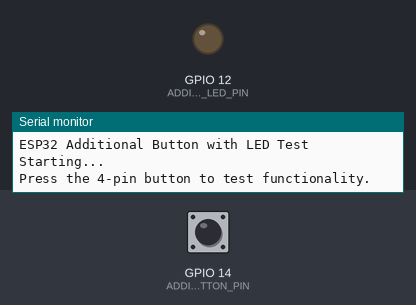
Bench run of a sketch on a simulated ESP32. On the bench: output pins drawn as LEDs (lit = HIGH), the last lines printed to the serial monitor. Inputs (shaded band) come from the test bench; at power-on: GPIO 14 (ADDITIONAL_BUTTON_PIN) HIGH.

Above: at 1.2 s.
1.3 s: GPIO 14 (ADDITIONAL_BUTTON_PIN) pulled LOW for 0.15 s
At 1.38 s:
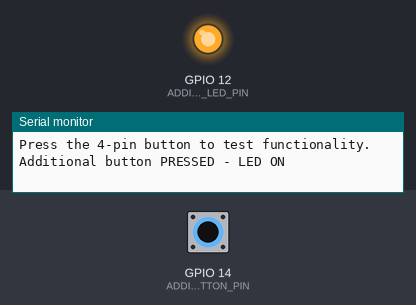
2.9 s: GPIO 14 (ADDITIONAL_BUTTON_PIN) pulled LOW for 3.2 s
At 7.2 s:
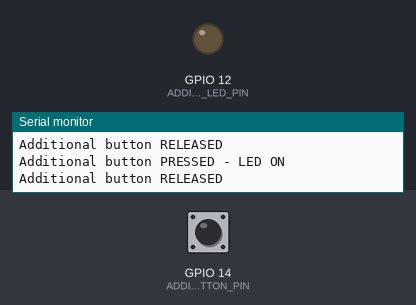
Timing chart, 0 to 8.7 s (numbered marks = the images above; inputs shaded):
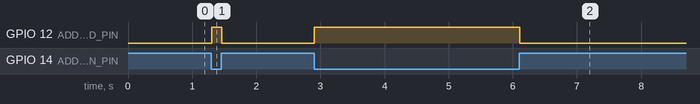

The sketch:

button_test.ino
```cpp
/*
 * Button test script for ESP32 Keyless System
 * Tests the additional 4-pin button with LED according to your wiring guide
 */

// Define pins according to your updated wiring guide
const int ADDITIONAL_BUTTON_PIN = 14;  // Additional button pin 1 connected to GPIO 14
const int ADDITIONAL_LED_PIN = 12;     // Additional button LED anode connected to GPIO 12

void setup() {
  // Initialize button pin as input with internal pull-up resistor
  pinMode(ADDITIONAL_BUTTON_PIN, INPUT_PULLUP);

  // Initialize LED pin as output
  pinMode(ADDITIONAL_LED_PIN, OUTPUT);

  // Initialize LED to OFF state
  digitalWrite(ADDITIONAL_LED_PIN, LOW);

  Serial.begin(115200);
  Serial.println("ESP32 Additional Button with LED Test Starting...");
  Serial.println("Press the 4-pin button to test functionality.");
}

void loop() {
  // Read the state of the additional button
  int buttonState = digitalRead(ADDITIONAL_BUTTON_PIN);

  // Check if button is pressed (LOW because of INPUT_PULLUP)
  if(buttonState == LOW) {
    // Turn ON the LED when button is pressed
    digitalWrite(ADDITIONAL_LED_PIN, HIGH);

    Serial.println("Additional button PRESSED - LED ON");

    // Debounce delay to prevent multiple readings
    delay(50);

    // Wait until button is released
    while(digitalRead(ADDITIONAL_BUTTON_PIN) == LOW) {
      // Wait for button release
    }

    Serial.println("Additional button RELEASED");
  } else {
    // Turn OFF the LED when button is not pressed
    digitalWrite(ADDITIONAL_LED_PIN, LOW);
  }

  // Small delay to reduce CPU usage
  delay(10);
}
```

Measured:
- after the input at 1.3 s, GPIO 12 (ADDITIONAL_LED_PIN): LOW → HIGH at once, → LOW 0.15 s later
- after the input at 2.9 s, GPIO 12 (ADDITIONAL_LED_PIN): LOW → HIGH at once, → LOW 3.2 s later
